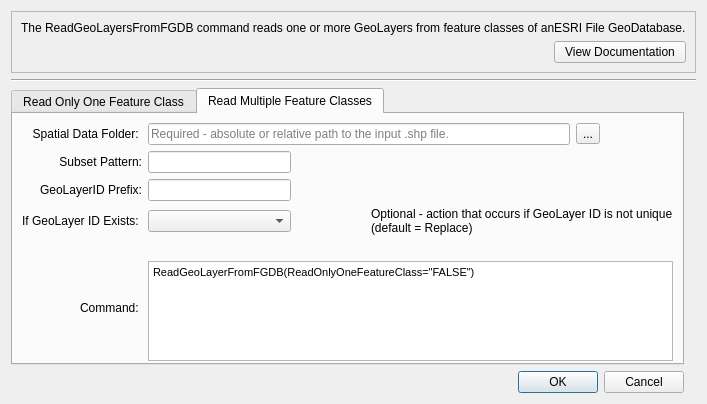
<?xml version="1.0" encoding="UTF-8"?>
<ui version="4.0">
 <class>Dialog</class>
 <widget class="QDialog" name="Dialog">
  <property name="geometry">
   <rect>
    <x>0</x>
    <y>0</y>
    <width>684</width>
    <height>404</height>
   </rect>
  </property>
  <property name="windowTitle">
   <string>ReadGeoLayersFromFGDB</string>
  </property>
  <layout class="QGridLayout" name="gridLayout">
   <item row="0" column="0" colspan="3">
    <widget class="QFrame" name="Command_Description">
     <property name="frameShape">
      <enum>QFrame::StyledPanel</enum>
     </property>
     <property name="frameShadow">
      <enum>QFrame::Raised</enum>
     </property>
     <layout class="QGridLayout" name="gridLayout_2">
      <item row="2" column="1">
       <widget class="QPushButton" name="View_Documentation_Button">
        <property name="text">
         <string>  View Documentation  </string>
        </property>
       </widget>
      </item>
      <item row="2" column="0">
       <spacer name="Command_Description_Hrz_Spacer">
        <property name="orientation">
         <enum>Qt::Horizontal</enum>
        </property>
        <property name="sizeHint" stdset="0">
         <size>
          <width>40</width>
          <height>20</height>
         </size>
        </property>
       </spacer>
      </item>
      <item row="0" column="0" colspan="2">
       <widget class="QLabel" name="Command_Description_Label">
        <property name="text">
         <string>The ReadGeoLayersFromFGDB command reads one or more GeoLayers from feature classes of anESRI File GeoDatabase.</string>
        </property>
       </widget>
      </item>
     </layout>
    </widget>
   </item>
   <item row="1" column="0" colspan="3">
    <widget class="Line" name="Separator">
     <property name="sizePolicy">
      <sizepolicy hsizetype="Expanding" vsizetype="Fixed">
       <horstretch>0</horstretch>
       <verstretch>0</verstretch>
      </sizepolicy>
     </property>
     <property name="orientation">
      <enum>Qt::Horizontal</enum>
     </property>
    </widget>
   </item>
   <item row="3" column="0">
    <widget class="QDialogButtonBox" name="OK_Cancel_Buttons">
     <property name="orientation">
      <enum>Qt::Horizontal</enum>
     </property>
     <property name="standardButtons">
      <set>QDialogButtonBox::Cancel|QDialogButtonBox::Ok</set>
     </property>
    </widget>
   </item>
   <item row="2" column="0">
    <widget class="QTabWidget" name="tabWidget">
     <property name="minimumSize">
      <size>
       <width>0</width>
       <height>100</height>
      </size>
     </property>
     <property name="currentIndex">
      <number>1</number>
     </property>
     <widget class="QWidget" name="tab">
      <attribute name="title">
       <string>Read Only One Feature Class</string>
      </attribute>
      <layout class="QGridLayout" name="gridLayout_3">
       <item row="4" column="0">
        <spacer name="horizontalSpacer">
         <property name="orientation">
          <enum>Qt::Horizontal</enum>
         </property>
         <property name="sizeHint" stdset="0">
          <size>
           <width>40</width>
           <height>20</height>
          </size>
         </property>
        </spacer>
       </item>
       <item row="4" column="4">
        <spacer name="horizontalSpacer_5">
         <property name="orientation">
          <enum>Qt::Horizontal</enum>
         </property>
         <property name="sizeHint" stdset="0">
          <size>
           <width>40</width>
           <height>20</height>
          </size>
         </property>
        </spacer>
       </item>
       <item row="4" column="6">
        <spacer name="horizontalSpacer_7">
         <property name="orientation">
          <enum>Qt::Horizontal</enum>
         </property>
         <property name="sizeHint" stdset="0">
          <size>
           <width>40</width>
           <height>20</height>
          </size>
         </property>
        </spacer>
       </item>
       <item row="4" column="3">
        <spacer name="horizontalSpacer_4">
         <property name="orientation">
          <enum>Qt::Horizontal</enum>
         </property>
         <property name="sizeHint" stdset="0">
          <size>
           <width>40</width>
           <height>20</height>
          </size>
         </property>
        </spacer>
       </item>
       <item row="4" column="5">
        <spacer name="horizontalSpacer_6">
         <property name="orientation">
          <enum>Qt::Horizontal</enum>
         </property>
         <property name="sizeHint" stdset="0">
          <size>
           <width>40</width>
           <height>20</height>
          </size>
         </property>
        </spacer>
       </item>
       <item row="2" column="4" colspan="3">
        <widget class="QLabel" name="GeoLayerID_Description_Label">
         <property name="text">
          <string>Optional - GeoLayer identifier
(default: filename of the input Spatial Data File)</string>
         </property>
        </widget>
       </item>
       <item row="0" column="1" colspan="5">
        <widget class="QLineEdit" name="SpatialDataFile_Input_LineEdit">
         <property name="toolTip">
          <string>The Esri Shapefile to read (relative or absolute path; must end in .shp).
 ${Property} syntax is recognized.</string>
         </property>
         <property name="placeholderText">
          <string>Required - absolute or relative path to the input .shp file.</string>
         </property>
        </widget>
       </item>
       <item row="3" column="4" colspan="3">
        <widget class="QLabel" name="IfGeoLayerIDExists_Description_Label">
         <property name="text">
          <string>Optional - action that occurs if GeoLayer ID is not unique 
(default = Replace)</string>
         </property>
        </widget>
       </item>
       <item row="0" column="0">
        <widget class="QLabel" name="SpatialDataFile_Label">
         <property name="text">
          <string>Spatial Data Folder:</string>
         </property>
         <property name="alignment">
          <set>Qt::AlignRight|Qt::AlignTrailing|Qt::AlignVCenter</set>
         </property>
        </widget>
       </item>
       <item row="2" column="0">
        <widget class="QLabel" name="GeoLayerID_Label">
         <property name="text">
          <string>GeoLayer ID: </string>
         </property>
         <property name="alignment">
          <set>Qt::AlignRight|Qt::AlignTrailing|Qt::AlignVCenter</set>
         </property>
        </widget>
       </item>
       <item row="3" column="0">
        <widget class="QLabel" name="IfGeoLayerIDExists_Label">
         <property name="text">
          <string>If GeoLayer ID Exists: </string>
         </property>
         <property name="alignment">
          <set>Qt::AlignRight|Qt::AlignTrailing|Qt::AlignVCenter</set>
         </property>
        </widget>
       </item>
       <item row="5" column="1" colspan="6">
        <widget class="QTextBrowser" name="CommandDisplay_View_TextBrowser">
         <property name="minimumSize">
          <size>
           <width>0</width>
           <height>100</height>
          </size>
         </property>
         <property name="maximumSize">
          <size>
           <width>16777215</width>
           <height>100</height>
          </size>
         </property>
         <property name="html">
          <string>&lt;!DOCTYPE HTML PUBLIC &quot;-//W3C//DTD HTML 4.0//EN&quot; &quot;http://www.w3.org/TR/REC-html40/strict.dtd&quot;&gt;
&lt;html&gt;&lt;head&gt;&lt;meta name=&quot;qrichtext&quot; content=&quot;1&quot; /&gt;&lt;style type=&quot;text/css&quot;&gt;
p, li { white-space: pre-wrap; }
&lt;/style&gt;&lt;/head&gt;&lt;body style=&quot; font-family:'MS Shell Dlg 2'; font-size:8.25pt; font-weight:400; font-style:normal;&quot;&gt;
&lt;p style=&quot; margin-top:0px; margin-bottom:0px; margin-left:0px; margin-right:0px; -qt-block-indent:0; text-indent:0px;&quot;&gt;&lt;span style=&quot; font-size:8pt;&quot;&gt;ReadGeoLayerFromFGDB(ReadOnlyOneFeatureClass=&amp;quot;TRUE&amp;quot;)&lt;/span&gt;&lt;/p&gt;&lt;/body&gt;&lt;/html&gt;</string>
         </property>
        </widget>
       </item>
       <item row="5" column="0">
        <widget class="QLabel" name="CommandDisplay_Label">
         <property name="text">
          <string>Command: </string>
         </property>
         <property name="alignment">
          <set>Qt::AlignRight|Qt::AlignTrailing|Qt::AlignVCenter</set>
         </property>
        </widget>
       </item>
       <item row="0" column="6">
        <widget class="QToolButton" name="SpatialDataFile_Browse_ToolButton">
         <property name="text">
          <string>...</string>
         </property>
        </widget>
       </item>
       <item row="3" column="1" colspan="2">
        <widget class="QComboBox" name="IfGeoLayerIDExists_ComboBox">
         <property name="toolTip">
          <string>The action that occurs if the GeoLayerID already exists within the GeoProcessor. 

Replace : The existing GeoLayer within the GeoProcessor is overwritten with the new GeoLayer. No warning is logged.

ReplaceAndWarn: The existing GeoLayer within the GeoProcessor is overwritten with the new GeoLayer. A warning is logged. 

Warn : The new GeoLayer is not created. A warning is logged. 

Fail : The new GeoLayer is not created. A fail message is logged.</string>
         </property>
         <item>
          <property name="text">
           <string/>
          </property>
         </item>
         <item>
          <property name="text">
           <string>Replace</string>
          </property>
         </item>
         <item>
          <property name="text">
           <string>ReplaceAndWarn</string>
          </property>
         </item>
         <item>
          <property name="text">
           <string>Warn</string>
          </property>
         </item>
         <item>
          <property name="text">
           <string>Fail</string>
          </property>
         </item>
        </widget>
       </item>
       <item row="2" column="1" colspan="2">
        <widget class="QLineEdit" name="GeoLayerID_Input_LineEdit">
         <property name="cursor">
          <cursorShape>IBeamCursor</cursorShape>
         </property>
         <property name="toolTip">
          <string>A GeoLayer identifier.
 Formatting characters and ${Property} syntax are recognized. </string>
         </property>
         <property name="placeholderText">
          <string/>
         </property>
        </widget>
       </item>
       <item row="4" column="1">
        <spacer name="horizontalSpacer_2">
         <property name="orientation">
          <enum>Qt::Horizontal</enum>
         </property>
         <property name="sizeHint" stdset="0">
          <size>
           <width>40</width>
           <height>20</height>
          </size>
         </property>
        </spacer>
       </item>
       <item row="4" column="2">
        <spacer name="horizontalSpacer_3">
         <property name="orientation">
          <enum>Qt::Horizontal</enum>
         </property>
         <property name="sizeHint" stdset="0">
          <size>
           <width>40</width>
           <height>20</height>
          </size>
         </property>
        </spacer>
       </item>
       <item row="1" column="0">
        <widget class="QLabel" name="label_3">
         <property name="text">
          <string>Feature Class: </string>
         </property>
         <property name="alignment">
          <set>Qt::AlignRight|Qt::AlignTrailing|Qt::AlignVCenter</set>
         </property>
        </widget>
       </item>
       <item row="1" column="1" colspan="2">
        <widget class="QComboBox" name="comboBox"/>
       </item>
      </layout>
     </widget>
     <widget class="QWidget" name="tab_2">
      <attribute name="title">
       <string>Read Multiple Feature Classes</string>
      </attribute>
      <layout class="QGridLayout" name="gridLayout_4">
       <item row="4" column="1">
        <spacer name="horizontalSpacer_9">
         <property name="orientation">
          <enum>Qt::Horizontal</enum>
         </property>
         <property name="sizeHint" stdset="0">
          <size>
           <width>40</width>
           <height>20</height>
          </size>
         </property>
        </spacer>
       </item>
       <item row="4" column="2">
        <spacer name="horizontalSpacer_10">
         <property name="orientation">
          <enum>Qt::Horizontal</enum>
         </property>
         <property name="sizeHint" stdset="0">
          <size>
           <width>40</width>
           <height>20</height>
          </size>
         </property>
        </spacer>
       </item>
       <item row="4" column="3">
        <spacer name="horizontalSpacer_11">
         <property name="orientation">
          <enum>Qt::Horizontal</enum>
         </property>
         <property name="sizeHint" stdset="0">
          <size>
           <width>40</width>
           <height>20</height>
          </size>
         </property>
        </spacer>
       </item>
       <item row="4" column="4">
        <spacer name="horizontalSpacer_12">
         <property name="orientation">
          <enum>Qt::Horizontal</enum>
         </property>
         <property name="sizeHint" stdset="0">
          <size>
           <width>40</width>
           <height>20</height>
          </size>
         </property>
        </spacer>
       </item>
       <item row="0" column="0">
        <widget class="QLabel" name="label">
         <property name="text">
          <string>Spatial Data Folder: </string>
         </property>
         <property name="alignment">
          <set>Qt::AlignRight|Qt::AlignTrailing|Qt::AlignVCenter</set>
         </property>
        </widget>
       </item>
       <item row="4" column="6">
        <spacer name="horizontalSpacer_14">
         <property name="orientation">
          <enum>Qt::Horizontal</enum>
         </property>
         <property name="sizeHint" stdset="0">
          <size>
           <width>40</width>
           <height>20</height>
          </size>
         </property>
        </spacer>
       </item>
       <item row="4" column="5">
        <spacer name="horizontalSpacer_13">
         <property name="orientation">
          <enum>Qt::Horizontal</enum>
         </property>
         <property name="sizeHint" stdset="0">
          <size>
           <width>40</width>
           <height>20</height>
          </size>
         </property>
        </spacer>
       </item>
       <item row="5" column="0">
        <widget class="QLabel" name="label_2">
         <property name="text">
          <string>Command: </string>
         </property>
         <property name="alignment">
          <set>Qt::AlignRight|Qt::AlignTrailing|Qt::AlignVCenter</set>
         </property>
        </widget>
       </item>
       <item row="4" column="0">
        <spacer name="horizontalSpacer_8">
         <property name="orientation">
          <enum>Qt::Horizontal</enum>
         </property>
         <property name="sizeHint" stdset="0">
          <size>
           <width>40</width>
           <height>20</height>
          </size>
         </property>
        </spacer>
       </item>
       <item row="1" column="1" colspan="2">
        <widget class="QLineEdit" name="lineEdit"/>
       </item>
       <item row="0" column="6">
        <widget class="QToolButton" name="toolButton">
         <property name="text">
          <string>...</string>
         </property>
        </widget>
       </item>
       <item row="1" column="0">
        <widget class="QLabel" name="label_4">
         <property name="text">
          <string>Subset Pattern:</string>
         </property>
         <property name="alignment">
          <set>Qt::AlignRight|Qt::AlignTrailing|Qt::AlignVCenter</set>
         </property>
        </widget>
       </item>
       <item row="2" column="0">
        <widget class="QLabel" name="label_5">
         <property name="text">
          <string>GeoLayerID Prefix:</string>
         </property>
         <property name="alignment">
          <set>Qt::AlignRight|Qt::AlignTrailing|Qt::AlignVCenter</set>
         </property>
        </widget>
       </item>
       <item row="5" column="1" colspan="6">
        <widget class="QTextEdit" name="textEdit">
         <property name="minimumSize">
          <size>
           <width>0</width>
           <height>100</height>
          </size>
         </property>
         <property name="maximumSize">
          <size>
           <width>16777215</width>
           <height>100</height>
          </size>
         </property>
         <property name="html">
          <string>&lt;!DOCTYPE HTML PUBLIC &quot;-//W3C//DTD HTML 4.0//EN&quot; &quot;http://www.w3.org/TR/REC-html40/strict.dtd&quot;&gt;
&lt;html&gt;&lt;head&gt;&lt;meta name=&quot;qrichtext&quot; content=&quot;1&quot; /&gt;&lt;style type=&quot;text/css&quot;&gt;
p, li { white-space: pre-wrap; }
&lt;/style&gt;&lt;/head&gt;&lt;body style=&quot; font-family:'MS Shell Dlg 2'; font-size:8.25pt; font-weight:400; font-style:normal;&quot;&gt;
&lt;p style=&quot; margin-top:0px; margin-bottom:0px; margin-left:0px; margin-right:0px; -qt-block-indent:0; text-indent:0px;&quot;&gt;&lt;span style=&quot; font-size:8pt;&quot;&gt;ReadGeoLayerFromFGDB(ReadOnlyOneFeatureClass=&amp;quot;FALSE&amp;quot;)&lt;/span&gt;&lt;/p&gt;&lt;/body&gt;&lt;/html&gt;</string>
         </property>
        </widget>
       </item>
       <item row="3" column="1" colspan="2">
        <widget class="QComboBox" name="IfGeoLayerIDExists_ComboBox_2">
         <property name="toolTip">
          <string>The action that occurs if the GeoLayerID already exists within the GeoProcessor. 

Replace : The existing GeoLayer within the GeoProcessor is overwritten with the new GeoLayer. No warning is logged.

ReplaceAndWarn: The existing GeoLayer within the GeoProcessor is overwritten with the new GeoLayer. A warning is logged. 

Warn : The new GeoLayer is not created. A warning is logged. 

Fail : The new GeoLayer is not created. A fail message is logged.</string>
         </property>
         <item>
          <property name="text">
           <string/>
          </property>
         </item>
         <item>
          <property name="text">
           <string>Replace</string>
          </property>
         </item>
         <item>
          <property name="text">
           <string>ReplaceAndWarn</string>
          </property>
         </item>
         <item>
          <property name="text">
           <string>Warn</string>
          </property>
         </item>
         <item>
          <property name="text">
           <string>Fail</string>
          </property>
         </item>
        </widget>
       </item>
       <item row="0" column="1" colspan="5">
        <widget class="QLineEdit" name="SpatialDataFile_Input_LineEdit_2">
         <property name="toolTip">
          <string>The Esri Shapefile to read (relative or absolute path; must end in .shp).
 ${Property} syntax is recognized.</string>
         </property>
         <property name="placeholderText">
          <string>Required - absolute or relative path to the input .shp file.</string>
         </property>
        </widget>
       </item>
       <item row="3" column="4" colspan="3">
        <widget class="QLabel" name="IfGeoLayerIDExists_Description_Label_2">
         <property name="text">
          <string>Optional - action that occurs if GeoLayer ID is not unique 
(default = Replace)</string>
         </property>
        </widget>
       </item>
       <item row="3" column="0">
        <widget class="QLabel" name="IfGeoLayerIDExists_Label_2">
         <property name="text">
          <string>If GeoLayer ID Exists: </string>
         </property>
         <property name="alignment">
          <set>Qt::AlignRight|Qt::AlignTrailing|Qt::AlignVCenter</set>
         </property>
        </widget>
       </item>
       <item row="2" column="1" colspan="2">
        <widget class="QLineEdit" name="lineEdit_2"/>
       </item>
      </layout>
     </widget>
    </widget>
   </item>
  </layout>
 </widget>
 <resources/>
 <connections>
  <connection>
   <sender>OK_Cancel_Buttons</sender>
   <signal>accepted()</signal>
   <receiver>Dialog</receiver>
   <slot>accept()</slot>
   <hints>
    <hint type="sourcelabel">
     <x>248</x>
     <y>254</y>
    </hint>
    <hint type="destinationlabel">
     <x>157</x>
     <y>274</y>
    </hint>
   </hints>
  </connection>
  <connection>
   <sender>OK_Cancel_Buttons</sender>
   <signal>rejected()</signal>
   <receiver>Dialog</receiver>
   <slot>reject()</slot>
   <hints>
    <hint type="sourcelabel">
     <x>316</x>
     <y>260</y>
    </hint>
    <hint type="destinationlabel">
     <x>286</x>
     <y>274</y>
    </hint>
   </hints>
  </connection>
 </connections>
</ui>
